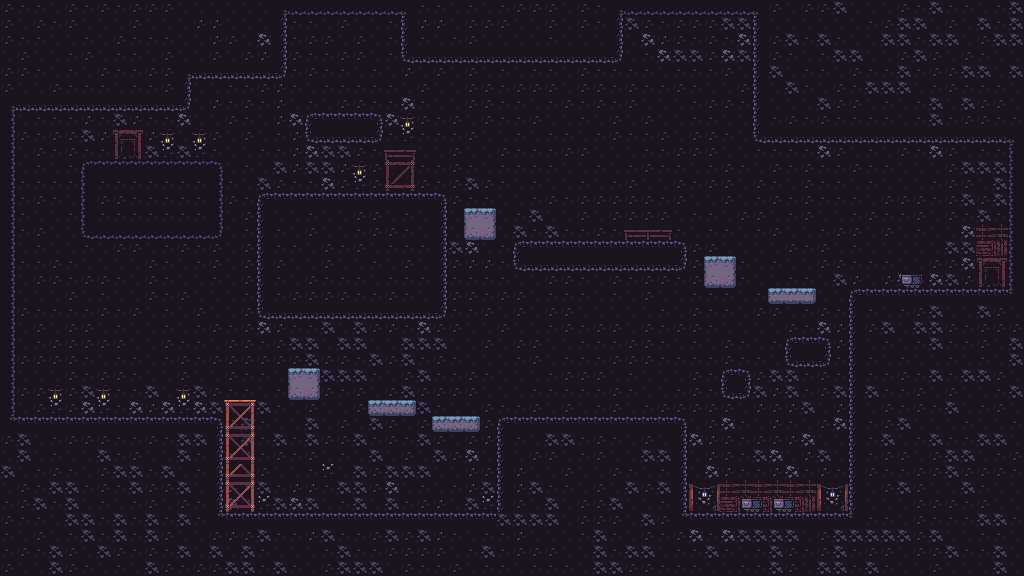

Below is a game level as drawn by its tile map, then a one-line description and the .tmx that defines it (tile-layer data replaced by summaries):
An orthogonal 64x36 tile map with 16x16 px tiles, 4 tile layers (Ground, props, minecarts, Lands), 2 tilesets.

<map version="1.5" tiledversion="1.6.0" orientation="orthogonal" renderorder="right-down" width="64" height="36" tilewidth="16" tileheight="16" infinite="0" nextlayerid="5" nextobjectid="1">
 <tileset firstgid="1" name="Gray_Tile_Terrain (16 x 16)" tilewidth="16" tileheight="16" tilecount="726" columns="33">
  <image source="Cave Tileset/Cave Tileset/Gray_Tile_Terrain (16 x 16).png" width="528" height="352" />
 </tileset>
 <tileset firstgid="727" name="Scaffolding_and_BG_Parts (16 x 16)" tilewidth="16" tileheight="16" tilecount="300" columns="25">
  <image source="Cave Tileset/Cave Tileset/Scaffolding_and_BG_Parts (16 x 16).png" width="400" height="192" />
 </tileset>
 <layer id="1" name="Ground" width="64" height="36">
  <data>[2304 cells, 2304 non-empty, 29 distinct tile ids]</data>
 </layer>
 <layer id="2" name="props" width="64" height="36">
  <data>[2304 cells, 73 non-empty, 32 distinct tile ids]</data>
 </layer>
 <layer id="3" name="minecarts" width="64" height="36">
  <data>[2304 cells, 6 non-empty, 2 distinct tile ids]</data>
 </layer>
 <layer id="4" name="Lands" width="64" height="36">
  <data>[2304 cells, 21 non-empty, 10 distinct tile ids]</data>
 </layer>
</map>
